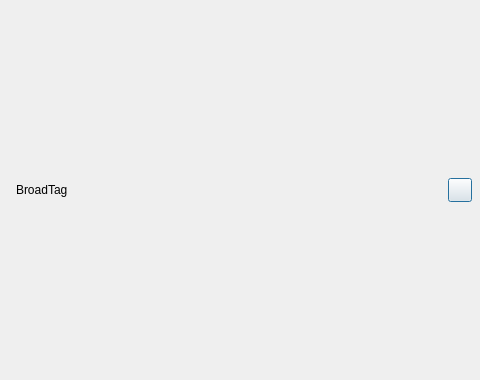
<?xml version="1.0" encoding="UTF-8"?>
<ui version="4.0">
 <class>AFQAddTagDialog</class>
 <widget class="QDialog" name="AFQAddTagDialog">
  <property name="geometry">
   <rect>
    <x>0</x>
    <y>0</y>
    <width>480</width>
    <height>380</height>
   </rect>
  </property>
  <property name="sizePolicy">
   <sizepolicy hsizetype="Fixed" vsizetype="Fixed">
    <horstretch>0</horstretch>
    <verstretch>0</verstretch>
   </sizepolicy>
  </property>
  <property name="minimumSize">
   <size>
    <width>480</width>
    <height>380</height>
   </size>
  </property>
  <property name="maximumSize">
   <size>
    <width>480</width>
    <height>380</height>
   </size>
  </property>
  <property name="windowTitle">
   <string>Form</string>
  </property>
  <layout class="QVBoxLayout" name="verticalLayout">
   <property name="spacing">
    <number>0</number>
   </property>
   <property name="leftMargin">
    <number>0</number>
   </property>
   <property name="topMargin">
    <number>0</number>
   </property>
   <property name="rightMargin">
    <number>0</number>
   </property>
   <property name="bottomMargin">
    <number>0</number>
   </property>
   <item>
    <widget class="QFrame" name="titleFrame">
     <property name="minimumSize">
      <size>
       <width>0</width>
       <height>36</height>
      </size>
     </property>
     <property name="maximumSize">
      <size>
       <width>16777215</width>
       <height>36</height>
      </size>
     </property>
     <layout class="QHBoxLayout" name="horizontalLayout_2">
      <property name="leftMargin">
       <number>16</number>
      </property>
      <property name="topMargin">
       <number>6</number>
      </property>
      <property name="rightMargin">
       <number>8</number>
      </property>
      <property name="bottomMargin">
       <number>6</number>
      </property>
      <item>
       <widget class="QLabel" name="label_WindowTitle">
        <property name="minimumSize">
         <size>
          <width>0</width>
          <height>24</height>
         </size>
        </property>
        <property name="maximumSize">
         <size>
          <width>16777215</width>
          <height>24</height>
         </size>
        </property>
        <property name="text">
         <string>BroadTag</string>
        </property>
        <property name="labelType" stdset="0">
         <string>labelTitle</string>
        </property>
       </widget>
      </item>
      <item>
       <widget class="QPushButton" name="pushButton_Close">
        <property name="sizePolicy">
         <sizepolicy hsizetype="Fixed" vsizetype="Fixed">
          <horstretch>0</horstretch>
          <verstretch>0</verstretch>
         </sizepolicy>
        </property>
        <property name="minimumSize">
         <size>
          <width>24</width>
          <height>24</height>
         </size>
        </property>
        <property name="maximumSize">
         <size>
          <width>24</width>
          <height>24</height>
         </size>
        </property>
        <property name="styleSheet">
         <string notr="true"/>
        </property>
        <property name="text">
         <string/>
        </property>
        <property name="iconSize">
         <size>
          <width>11</width>
          <height>11</height>
         </size>
        </property>
        <property name="buttonType" stdset="0">
         <string>closeButton</string>
        </property>
       </widget>
      </item>
     </layout>
    </widget>
   </item>
   <item>
    <layout class="QVBoxLayout" name="verticalLayout_Contents">
     <property name="spacing">
      <number>0</number>
     </property>
     <property name="leftMargin">
      <number>0</number>
     </property>
     <property name="topMargin">
      <number>0</number>
     </property>
     <property name="rightMargin">
      <number>0</number>
     </property>
     <property name="bottomMargin">
      <number>0</number>
     </property>
    </layout>
   </item>
  </layout>
 </widget>
 <resources/>
 <connections/>
</ui>
